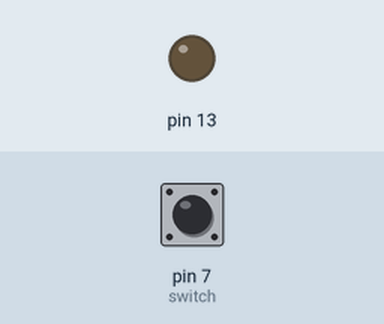
A sketch run on a simulated Arduino Uno, built with avr-gcc and run on an emulated ATmega328P. Parts: output pins drawn as LEDs (lit = HIGH). The test bench sets the inputs (shaded band); at power-on: pin 7 (switch) HIGH.

Above: at 1.2 s.
1.3 s: pin 7 (switch) pulled LOW for 0.15 s
At 1.37 s:
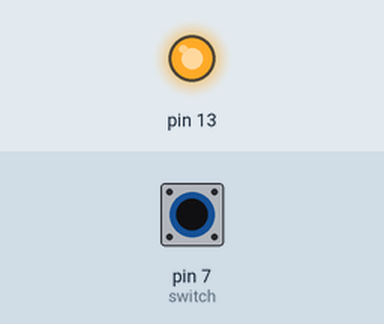
2.9 s: pin 7 (switch) pulled LOW for 3.2 s
At 6.4 s:
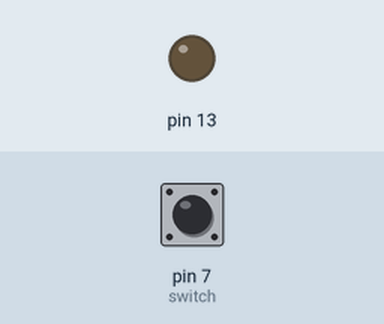
Timing chart, 0 to 7.9 s (numbered marks = the images above; inputs shaded):
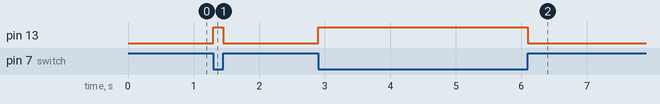

The sketch:

sketch_oct27A.1.ino
```cpp
void setup() {
  pinMode(13, OUTPUT);
  pinMode(7, INPUT);
  digitalWrite(7, HIGH);
}

void loop() {
  int switchState = digitalRead(7); // read the state of the switch

  if (switchState == LOW) {
    // turn on the LED
    digitalWrite(13, HIGH);
  } else {
    // turn off the LED
    digitalWrite(13, LOW);
  }
}
```

Measured:
- after the input at 1.3 s, pin 13: LOW → HIGH at once, → LOW 0.15 s later
- after the input at 2.9 s, pin 13: LOW → HIGH at once, → LOW 3.2 s later
